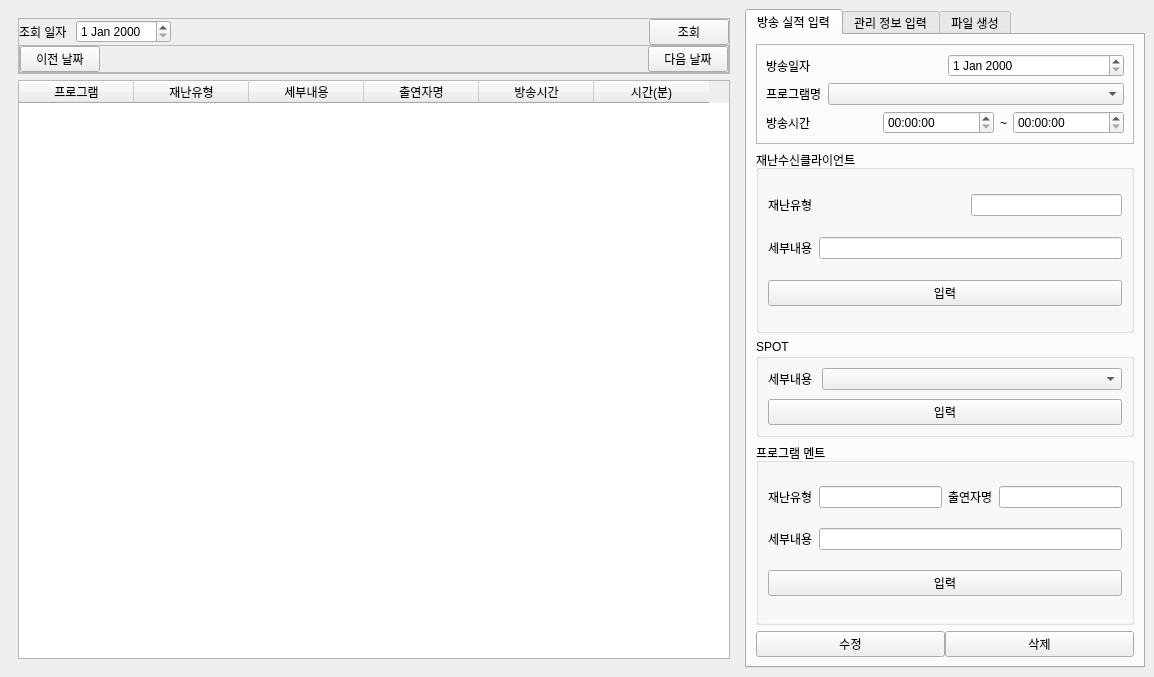
<?xml version="1.0" encoding="UTF-8"?>
<ui version="4.0">
 <class>MainWindow</class>
 <widget class="QMainWindow" name="MainWindow">
  <property name="geometry">
   <rect>
    <x>0</x>
    <y>0</y>
    <width>1154</width>
    <height>660</height>
   </rect>
  </property>
  <property name="windowTitle">
   <string>재난취합서버</string>
  </property>
  <widget class="QWidget" name="centralwidget">
   <layout class="QHBoxLayout" name="horizontalLayout_18" stretch="2,0">
    <item>
     <widget class="QWidget" name="widget" native="true">
      <layout class="QVBoxLayout" name="verticalLayout_6">
       <item>
        <widget class="QFrame" name="frame_4">
         <property name="frameShape">
          <enum>QFrame::StyledPanel</enum>
         </property>
         <property name="frameShadow">
          <enum>QFrame::Raised</enum>
         </property>
         <layout class="QVBoxLayout" name="verticalLayout_2">
          <property name="spacing">
           <number>0</number>
          </property>
          <property name="leftMargin">
           <number>0</number>
          </property>
          <property name="topMargin">
           <number>0</number>
          </property>
          <property name="rightMargin">
           <number>0</number>
          </property>
          <property name="bottomMargin">
           <number>0</number>
          </property>
          <item>
           <layout class="QHBoxLayout" name="horizontalLayout">
            <property name="spacing">
             <number>9</number>
            </property>
            <item>
             <widget class="QLabel" name="label_24">
              <property name="text">
               <string>조회 일자</string>
              </property>
             </widget>
            </item>
            <item>
             <widget class="QDateEdit" name="dataSearchEdit"/>
            </item>
            <item>
             <spacer name="horizontalSpacer_2">
              <property name="orientation">
               <enum>Qt::Horizontal</enum>
              </property>
              <property name="sizeHint" stdset="0">
               <size>
                <width>40</width>
                <height>20</height>
               </size>
              </property>
             </spacer>
            </item>
            <item>
             <widget class="QPushButton" name="dataSearchButton">
              <property name="text">
               <string>조회</string>
              </property>
             </widget>
            </item>
           </layout>
          </item>
          <item>
           <widget class="QFrame" name="frame_5">
            <property name="frameShape">
             <enum>QFrame::StyledPanel</enum>
            </property>
            <property name="frameShadow">
             <enum>QFrame::Raised</enum>
            </property>
            <layout class="QHBoxLayout" name="horizontalLayout_17">
             <property name="leftMargin">
              <number>0</number>
             </property>
             <property name="topMargin">
              <number>0</number>
             </property>
             <property name="rightMargin">
              <number>0</number>
             </property>
             <property name="bottomMargin">
              <number>0</number>
             </property>
             <item>
              <widget class="QPushButton" name="preDate">
               <property name="text">
                <string>이전 날짜</string>
               </property>
              </widget>
             </item>
             <item>
              <spacer name="horizontalSpacer_3">
               <property name="orientation">
                <enum>Qt::Horizontal</enum>
               </property>
               <property name="sizeHint" stdset="0">
                <size>
                 <width>40</width>
                 <height>20</height>
                </size>
               </property>
              </spacer>
             </item>
             <item>
              <widget class="QPushButton" name="nextDate">
               <property name="text">
                <string>다음 날짜</string>
               </property>
              </widget>
             </item>
            </layout>
           </widget>
          </item>
         </layout>
        </widget>
       </item>
       <item>
        <widget class="QTableWidget" name="dataTable">
         <property name="editTriggers">
          <set>QAbstractItemView::NoEditTriggers</set>
         </property>
         <property name="showDropIndicator" stdset="0">
          <bool>false</bool>
         </property>
         <property name="dragDropOverwriteMode">
          <bool>false</bool>
         </property>
         <property name="selectionMode">
          <enum>QAbstractItemView::SingleSelection</enum>
         </property>
         <property name="selectionBehavior">
          <enum>QAbstractItemView::SelectRows</enum>
         </property>
         <attribute name="horizontalHeaderCascadingSectionResizes">
          <bool>true</bool>
         </attribute>
         <attribute name="horizontalHeaderDefaultSectionSize">
          <number>115</number>
         </attribute>
         <column>
          <property name="text">
           <string>프로그램</string>
          </property>
         </column>
         <column>
          <property name="text">
           <string>재난유형</string>
          </property>
         </column>
         <column>
          <property name="text">
           <string>세부내용</string>
          </property>
         </column>
         <column>
          <property name="text">
           <string>출연자명</string>
          </property>
         </column>
         <column>
          <property name="text">
           <string>방송시간</string>
          </property>
         </column>
         <column>
          <property name="text">
           <string>시간(분)</string>
          </property>
         </column>
        </widget>
       </item>
      </layout>
     </widget>
    </item>
    <item>
     <widget class="QTabWidget" name="tabWidget">
      <property name="maximumSize">
       <size>
        <width>400</width>
        <height>16777215</height>
       </size>
      </property>
      <property name="currentIndex">
       <number>0</number>
      </property>
      <widget class="QWidget" name="tab">
       <attribute name="title">
        <string>방송 실적 입력</string>
       </attribute>
       <layout class="QVBoxLayout" name="verticalLayout" stretch="0,1,1,1,0">
        <item>
         <widget class="QFrame" name="frame">
          <property name="frameShape">
           <enum>QFrame::StyledPanel</enum>
          </property>
          <property name="frameShadow">
           <enum>QFrame::Raised</enum>
          </property>
          <layout class="QVBoxLayout" name="verticalLayout_13">
           <item>
            <layout class="QHBoxLayout" name="horizontalLayout_2">
             <item>
              <widget class="QLabel" name="label">
               <property name="text">
                <string>방송일자</string>
               </property>
              </widget>
             </item>
             <item>
              <widget class="QDateEdit" name="reportDate"/>
             </item>
            </layout>
           </item>
           <item>
            <layout class="QHBoxLayout" name="horizontalLayout_4" stretch="0,1">
             <item>
              <widget class="QLabel" name="label_8">
               <property name="text">
                <string>프로그램명</string>
               </property>
              </widget>
             </item>
             <item>
              <widget class="QComboBox" name="reportProgram"/>
             </item>
            </layout>
           </item>
           <item>
            <layout class="QHBoxLayout" name="horizontalLayout_3">
             <item>
              <widget class="QLabel" name="label_3">
               <property name="text">
                <string>방송시간</string>
               </property>
              </widget>
             </item>
             <item>
              <widget class="QTimeEdit" name="reportStartTime">
               <property name="displayFormat">
                <string>hh:mm:ss</string>
               </property>
              </widget>
             </item>
             <item>
              <widget class="QLabel" name="label_2">
               <property name="sizePolicy">
                <sizepolicy hsizetype="Maximum" vsizetype="Preferred">
                 <horstretch>0</horstretch>
                 <verstretch>0</verstretch>
                </sizepolicy>
               </property>
               <property name="text">
                <string>~</string>
               </property>
               <property name="alignment">
                <set>Qt::AlignCenter</set>
               </property>
              </widget>
             </item>
             <item>
              <widget class="QTimeEdit" name="reportEndTime">
               <property name="displayFormat">
                <string>hh:mm:ss</string>
               </property>
              </widget>
             </item>
            </layout>
           </item>
          </layout>
         </widget>
        </item>
        <item>
         <widget class="QGroupBox" name="groupBox">
          <property name="title">
           <string>재난수신클라이언트</string>
          </property>
          <layout class="QVBoxLayout" name="verticalLayout_3">
           <item>
            <layout class="QHBoxLayout" name="horizontalLayout_6">
             <item>
              <widget class="QLabel" name="label_7">
               <property name="text">
                <string>재난유형</string>
               </property>
              </widget>
             </item>
             <item>
              <spacer name="horizontalSpacer_5">
               <property name="orientation">
                <enum>Qt::Horizontal</enum>
               </property>
               <property name="sizeHint" stdset="0">
                <size>
                 <width>40</width>
                 <height>20</height>
                </size>
               </property>
              </spacer>
             </item>
             <item>
              <widget class="QLineEdit" name="disasterType"/>
             </item>
            </layout>
           </item>
           <item>
            <layout class="QHBoxLayout" name="horizontalLayout_5">
             <item>
              <widget class="QLabel" name="label_6">
               <property name="text">
                <string>세부내용</string>
               </property>
              </widget>
             </item>
             <item>
              <widget class="QLineEdit" name="disasterDetail"/>
             </item>
            </layout>
           </item>
           <item>
            <widget class="QPushButton" name="disasterInputButton">
             <property name="text">
              <string>입력</string>
             </property>
            </widget>
           </item>
          </layout>
         </widget>
        </item>
        <item>
         <widget class="QGroupBox" name="groupBox_2">
          <property name="sizePolicy">
           <sizepolicy hsizetype="Preferred" vsizetype="Maximum">
            <horstretch>0</horstretch>
            <verstretch>0</verstretch>
           </sizepolicy>
          </property>
          <property name="title">
           <string>SPOT</string>
          </property>
          <layout class="QVBoxLayout" name="verticalLayout_4">
           <property name="spacing">
            <number>9</number>
           </property>
           <item>
            <layout class="QHBoxLayout" name="horizontalLayout_9" stretch="0,1">
             <item>
              <widget class="QLabel" name="label_12">
               <property name="text">
                <string>세부내용</string>
               </property>
              </widget>
             </item>
             <item>
              <widget class="QComboBox" name="spotDetail"/>
             </item>
            </layout>
           </item>
           <item>
            <widget class="QPushButton" name="spotInputButton">
             <property name="text">
              <string>입력</string>
             </property>
            </widget>
           </item>
          </layout>
         </widget>
        </item>
        <item>
         <widget class="QGroupBox" name="groupBox_3">
          <property name="title">
           <string>프로그램 멘트</string>
          </property>
          <layout class="QVBoxLayout" name="verticalLayout_5">
           <item>
            <layout class="QHBoxLayout" name="horizontalLayout_13">
             <item>
              <widget class="QLabel" name="label_18">
               <property name="text">
                <string>재난유형</string>
               </property>
              </widget>
             </item>
             <item>
              <widget class="QLineEdit" name="programType"/>
             </item>
             <item>
              <widget class="QLabel" name="label_19">
               <property name="text">
                <string>출연자명</string>
               </property>
              </widget>
             </item>
             <item>
              <widget class="QLineEdit" name="programSpeaker"/>
             </item>
            </layout>
           </item>
           <item>
            <layout class="QHBoxLayout" name="horizontalLayout_14">
             <item>
              <widget class="QLabel" name="label_20">
               <property name="text">
                <string>세부내용</string>
               </property>
              </widget>
             </item>
             <item>
              <widget class="QLineEdit" name="programDetail"/>
             </item>
            </layout>
           </item>
           <item>
            <widget class="QPushButton" name="programInputButton">
             <property name="text">
              <string>입력</string>
             </property>
            </widget>
           </item>
          </layout>
         </widget>
        </item>
        <item>
         <layout class="QHBoxLayout" name="horizontalLayout_8">
          <property name="spacing">
           <number>0</number>
          </property>
          <item>
           <widget class="QPushButton" name="modifyDisasterButton">
            <property name="text">
             <string>수정</string>
            </property>
           </widget>
          </item>
          <item>
           <widget class="QPushButton" name="delDisasterButton">
            <property name="text">
             <string>삭제</string>
            </property>
           </widget>
          </item>
         </layout>
        </item>
       </layout>
      </widget>
      <widget class="QWidget" name="tab_2">
       <attribute name="title">
        <string>관리 정보 입력</string>
       </attribute>
       <layout class="QVBoxLayout" name="verticalLayout_9" stretch="0,0">
        <property name="spacing">
         <number>6</number>
        </property>
        <property name="leftMargin">
         <number>0</number>
        </property>
        <property name="topMargin">
         <number>0</number>
        </property>
        <property name="rightMargin">
         <number>0</number>
        </property>
        <property name="bottomMargin">
         <number>0</number>
        </property>
        <item>
         <widget class="QGroupBox" name="groupBox_4">
          <property name="title">
           <string>프로그램 관리</string>
          </property>
          <layout class="QVBoxLayout" name="verticalLayout_7">
           <item>
            <widget class="QGroupBox" name="groupBox_6">
             <property name="title">
              <string>태그 관리</string>
             </property>
             <layout class="QVBoxLayout" name="verticalLayout_11">
              <item>
               <widget class="QTableWidget" name="tagTable">
                <property name="editTriggers">
                 <set>QAbstractItemView::NoEditTriggers</set>
                </property>
                <property name="showDropIndicator" stdset="0">
                 <bool>false</bool>
                </property>
                <property name="dragDropOverwriteMode">
                 <bool>false</bool>
                </property>
                <property name="selectionMode">
                 <enum>QAbstractItemView::SingleSelection</enum>
                </property>
                <property name="selectionBehavior">
                 <enum>QAbstractItemView::SelectRows</enum>
                </property>
                <attribute name="horizontalHeaderShowSortIndicator" stdset="0">
                 <bool>true</bool>
                </attribute>
                <attribute name="verticalHeaderVisible">
                 <bool>false</bool>
                </attribute>
                <column>
                 <property name="text">
                  <string>태그명</string>
                 </property>
                </column>
                <column>
                 <property name="text">
                  <string>시작일자</string>
                 </property>
                </column>
                <column>
                 <property name="text">
                  <string>종료일자</string>
                 </property>
                </column>
               </widget>
              </item>
              <item>
               <layout class="QHBoxLayout" name="horizontalLayout_25">
                <item>
                 <widget class="QLabel" name="label_15">
                  <property name="text">
                   <string>개편 태그</string>
                  </property>
                 </widget>
                </item>
                <item>
                 <widget class="QLineEdit" name="tagInput"/>
                </item>
               </layout>
              </item>
              <item>
               <layout class="QHBoxLayout" name="horizontalLayout_20">
                <item>
                 <widget class="QLabel" name="label_25">
                  <property name="text">
                   <string>기간</string>
                  </property>
                 </widget>
                </item>
                <item>
                 <widget class="QDateEdit" name="tagStartDate"/>
                </item>
                <item>
                 <widget class="QLabel" name="label_31">
                  <property name="sizePolicy">
                   <sizepolicy hsizetype="Maximum" vsizetype="Preferred">
                    <horstretch>0</horstretch>
                    <verstretch>0</verstretch>
                   </sizepolicy>
                  </property>
                  <property name="text">
                   <string>~</string>
                  </property>
                  <property name="alignment">
                   <set>Qt::AlignCenter</set>
                  </property>
                 </widget>
                </item>
                <item>
                 <widget class="QDateEdit" name="tagEndDate"/>
                </item>
               </layout>
              </item>
              <item>
               <layout class="QHBoxLayout" name="horizontalLayout_15">
                <item>
                 <widget class="QPushButton" name="tagAddButton">
                  <property name="text">
                   <string>입력</string>
                  </property>
                 </widget>
                </item>
                <item>
                 <widget class="QPushButton" name="tagModifyButton">
                  <property name="text">
                   <string>수정</string>
                  </property>
                 </widget>
                </item>
                <item>
                 <widget class="QPushButton" name="tagDelButton">
                  <property name="text">
                   <string>삭제</string>
                  </property>
                 </widget>
                </item>
               </layout>
              </item>
             </layout>
            </widget>
           </item>
           <item>
            <widget class="QGroupBox" name="groupBox_7">
             <property name="title">
              <string>프로그램 명 관리</string>
             </property>
             <layout class="QVBoxLayout" name="verticalLayout_12">
              <item>
               <layout class="QHBoxLayout" name="horizontalLayout_26">
                <item>
                 <widget class="QComboBox" name="tagList"/>
                </item>
                <item>
                 <widget class="QPushButton" name="findTaggedProgram">
                  <property name="text">
                   <string>조회</string>
                  </property>
                 </widget>
                </item>
               </layout>
              </item>
              <item>
               <widget class="QTableWidget" name="programNameTable">
                <property name="editTriggers">
                 <set>QAbstractItemView::NoEditTriggers</set>
                </property>
                <property name="selectionMode">
                 <enum>QAbstractItemView::SingleSelection</enum>
                </property>
                <property name="selectionBehavior">
                 <enum>QAbstractItemView::SelectRows</enum>
                </property>
                <attribute name="horizontalHeaderDefaultSectionSize">
                 <number>100</number>
                </attribute>
                <attribute name="verticalHeaderVisible">
                 <bool>false</bool>
                </attribute>
                <column>
                 <property name="text">
                  <string>프로그램명</string>
                 </property>
                </column>
                <column>
                 <property name="text">
                  <string>주말유무</string>
                 </property>
                </column>
                <column>
                 <property name="text">
                  <string>로컬유무</string>
                 </property>
                </column>
               </widget>
              </item>
              <item>
               <layout class="QHBoxLayout" name="horizontalLayout_7">
                <item>
                 <widget class="QCheckBox" name="locationBox">
                  <property name="text">
                   <string>로컬</string>
                  </property>
                 </widget>
                </item>
                <item>
                 <widget class="QCheckBox" name="weekendBox">
                  <property name="text">
                   <string>주말</string>
                  </property>
                 </widget>
                </item>
                <item>
                 <widget class="QLineEdit" name="programNameInput"/>
                </item>
               </layout>
              </item>
              <item>
               <layout class="QHBoxLayout" name="horizontalLayout_10">
                <item>
                 <widget class="QPushButton" name="programNameAddButton">
                  <property name="text">
                   <string>입력</string>
                  </property>
                 </widget>
                </item>
                <item>
                 <widget class="QPushButton" name="programModifyButton">
                  <property name="text">
                   <string>수정</string>
                  </property>
                 </widget>
                </item>
                <item>
                 <widget class="QPushButton" name="programNameDelButton">
                  <property name="text">
                   <string>삭제</string>
                  </property>
                 </widget>
                </item>
               </layout>
              </item>
             </layout>
            </widget>
           </item>
          </layout>
         </widget>
        </item>
        <item>
         <widget class="QGroupBox" name="groupBox_5">
          <property name="title">
           <string>SPOT 관리</string>
          </property>
          <layout class="QVBoxLayout" name="verticalLayout_8">
           <item>
            <widget class="QTableWidget" name="spotTable">
             <property name="editTriggers">
              <set>QAbstractItemView::NoEditTriggers</set>
             </property>
             <attribute name="horizontalHeaderDefaultSectionSize">
              <number>160</number>
             </attribute>
             <attribute name="verticalHeaderVisible">
              <bool>false</bool>
             </attribute>
             <column>
              <property name="text">
               <string>SPOT명</string>
              </property>
             </column>
             <column>
              <property name="text">
               <string>재난유형</string>
              </property>
             </column>
            </widget>
           </item>
           <item>
            <layout class="QHBoxLayout" name="horizontalLayout_12">
             <item>
              <widget class="QLabel" name="label_10">
               <property name="text">
                <string>SPOT명</string>
               </property>
              </widget>
             </item>
             <item>
              <widget class="QLineEdit" name="spotInput"/>
             </item>
            </layout>
           </item>
           <item>
            <layout class="QHBoxLayout" name="horizontalLayout_21">
             <item>
              <widget class="QLabel" name="label_9">
               <property name="text">
                <string>재난유형</string>
               </property>
              </widget>
             </item>
             <item>
              <widget class="QLineEdit" name="spotTypeInput"/>
             </item>
             <item>
              <widget class="QPushButton" name="spotAddButton">
               <property name="text">
                <string>입력</string>
               </property>
              </widget>
             </item>
             <item>
              <widget class="QPushButton" name="spotModifyButton">
               <property name="text">
                <string>수정</string>
               </property>
              </widget>
             </item>
             <item>
              <widget class="QPushButton" name="spotDelButton">
               <property name="text">
                <string>삭제</string>
               </property>
              </widget>
             </item>
            </layout>
           </item>
          </layout>
         </widget>
        </item>
       </layout>
      </widget>
      <widget class="QWidget" name="tab_3">
       <attribute name="title">
        <string>파일 생성</string>
       </attribute>
       <layout class="QVBoxLayout" name="verticalLayout_10">
        <item>
         <spacer name="verticalSpacer">
          <property name="orientation">
           <enum>Qt::Vertical</enum>
          </property>
          <property name="sizeHint" stdset="0">
           <size>
            <width>20</width>
            <height>40</height>
           </size>
          </property>
         </spacer>
        </item>
        <item>
         <layout class="QHBoxLayout" name="horizontalLayout_11">
          <item>
           <widget class="QLabel" name="label_23">
            <property name="text">
             <string>태그 조회</string>
            </property>
           </widget>
          </item>
          <item>
           <widget class="QComboBox" name="createTagNameList"/>
          </item>
          <item>
           <widget class="QPushButton" name="createTagSearchButton">
            <property name="text">
             <string>조회</string>
            </property>
           </widget>
          </item>
         </layout>
        </item>
        <item>
         <layout class="QHBoxLayout" name="horizontalLayout_24">
          <item>
           <widget class="QLabel" name="label_4">
            <property name="text">
             <string>프로그램 선택</string>
            </property>
           </widget>
          </item>
          <item>
           <widget class="QComboBox" name="createProgramNameList"/>
          </item>
         </layout>
        </item>
        <item>
         <layout class="QHBoxLayout" name="horizontalLayout_22">
          <item>
           <widget class="QLabel" name="label_27">
            <property name="text">
             <string>파일 생성 기간</string>
            </property>
           </widget>
          </item>
          <item>
           <widget class="QDateEdit" name="createStartDate"/>
          </item>
          <item>
           <widget class="QLabel" name="label_28">
            <property name="sizePolicy">
             <sizepolicy hsizetype="Maximum" vsizetype="Preferred">
              <horstretch>0</horstretch>
              <verstretch>0</verstretch>
             </sizepolicy>
            </property>
            <property name="text">
             <string>~</string>
            </property>
            <property name="alignment">
             <set>Qt::AlignCenter</set>
            </property>
           </widget>
          </item>
          <item>
           <widget class="QDateEdit" name="createEndDate"/>
          </item>
         </layout>
        </item>
        <item>
         <widget class="QFrame" name="frame_7">
          <property name="frameShape">
           <enum>QFrame::StyledPanel</enum>
          </property>
          <property name="frameShadow">
           <enum>QFrame::Raised</enum>
          </property>
          <layout class="QVBoxLayout" name="verticalLayout_14">
           <property name="leftMargin">
            <number>0</number>
           </property>
           <property name="topMargin">
            <number>0</number>
           </property>
           <property name="rightMargin">
            <number>0</number>
           </property>
           <property name="bottomMargin">
            <number>0</number>
           </property>
           <item>
            <layout class="QHBoxLayout" name="horizontalLayout_16">
             <item>
              <widget class="QLabel" name="label_29">
               <property name="text">
                <string>파일 생성 경로</string>
               </property>
              </widget>
             </item>
             <item>
              <widget class="QLabel" name="filePath">
               <property name="text">
                <string>C:\</string>
               </property>
              </widget>
             </item>
             <item>
              <spacer name="horizontalSpacer">
               <property name="orientation">
                <enum>Qt::Horizontal</enum>
               </property>
               <property name="sizeHint" stdset="0">
                <size>
                 <width>40</width>
                 <height>20</height>
                </size>
               </property>
              </spacer>
             </item>
             <item>
              <widget class="QPushButton" name="filePathButton">
               <property name="text">
                <string>찾기</string>
               </property>
              </widget>
             </item>
            </layout>
           </item>
           <item>
            <widget class="QPushButton" name="createFileButton">
             <property name="text">
              <string>생성</string>
             </property>
            </widget>
           </item>
          </layout>
         </widget>
        </item>
       </layout>
      </widget>
     </widget>
    </item>
   </layout>
  </widget>
 </widget>
 <resources/>
 <connections/>
</ui>
